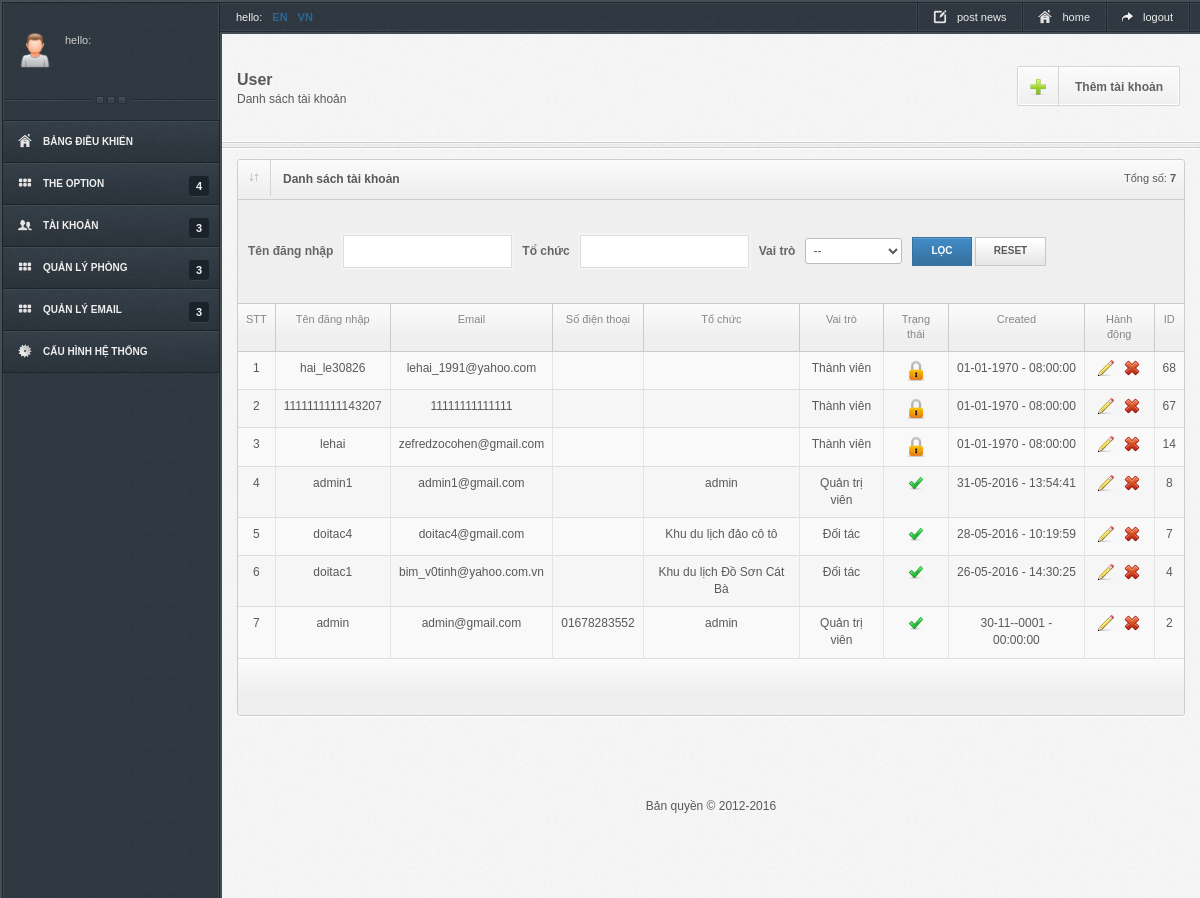
Screenshot of /index.php/site/user with the database file from the repository.
### tables this page shows
CREATE TABLE `tbl_user` (
  `user_id` int(11) NOT NULL,
  `last_name` varchar(255) DEFAULT NULL,
  `first_name` varchar(255) DEFAULT NULL,
  `user_name` varchar(255) NOT NULL,
  `email` varchar(255) DEFAULT NULL,
  `password` varchar(255) NOT NULL,
  `password_old` varchar(255) DEFAULT NULL,
  `ozganzation` varchar(255) DEFAULT NULL COMMENT 'tochuc-cty',
  `phone` varchar(255) DEFAULT NULL,
  `gender` tinyint(2) DEFAULT NULL,
  `birthday` date DEFAULT NULL,
  `avarta` varchar(255) DEFAULT NULL,
  `provincial_id` int(11) DEFAULT NULL,
  `address` varchar(255) DEFAULT NULL,
  `workplace` varchar(255) DEFAULT NULL,
  `description` text,
  `country` varchar(255) DEFAULT NULL,
  `created` datetime DEFAULT NULL,
  `updated` datetime DEFAULT NULL,
  `status` tinyint(1) DEFAULT '0' COMMENT '0:block,1:active',
  `role_id` tinyint(1) DEFAULT NULL
);

CREATE TABLE `tbl_role` (
  `role_id` int(11) NOT NULL,
  `role_name` varchar(255) NOT NULL,
  `description` text,
  `status` tinyint(1) DEFAULT NULL,
  `created` datetime DEFAULT NULL,
  `updated` datetime DEFAULT NULL
);

### application/controllers/site/User.php (called while the page is built, shortened)
<?php
class User extends MY_Controller
{
    public function __construct()
    {
        $this->load->model('user_model');
    }
    public function index()
    {
        $this->load->model("role_model");
        $input = array();
        $input['order'] = array('role_id','ASC');
        $list_role = $this->role_model->get_list($input);
        $data['list_role'] = $list_role;
        $this->load->library('pagination');
        $total = $this->user_model->get_total();
        $config = array();
        $config["total_rows"] = $total;
        $config['base_url'] = base_url('admin/user/index');
        $config['per_page'] = 15;
        $config['uri_segment'] = 4;
        $config['next_link'] = 'Trang kế tiếp';
        $config['prev_link'] = 'Trang trước';
        $config['use_page_numbers'] = TRUE;
        $this->pagination->initialize($config);
        if($this->uri->segment('4') && $this->uri->segment('4') > 1){
            $segment = $this->uri->segment('4');
        }else{
            $segment = 1;
        }
        $segment = (int)$segment;
        $start = ($segment - 1)*$config['per_page'];
        $pagination_link = $this->pagination->create_links();
        $data['pagination_link'] = $pagination_link;
        $message = $this->session->flashdata();
        $data['message'] = $message;
        $input = array();
        $input['limit'] = array($config['per_page'], $start);
        $input['order'] = array('user_id','DESC');
        $list = $this->user_model->getList($input);
        $data['total'] = $total;
        $data['list'] = $list;
        $data['title'] = 'Danh sách tài khoản';
        $data['temp'] = 'admin/user/index';
        $this->load->view('admin/layout', isset($data) ? ($data) : null);
    }
}

### index.php (called while the page is built, shortened)
<?php
require_once BASEPATH.'core/CodeIgniter.php';

### application/helpers/mystring_helper.php (called while the page is built, shortened)
<?php
	if(!function_exists('admin_url')){
		function admin_url($str = ''){
			return base_url('admin/'.$str);
		}
	}
?>

### application/core/MY_Model.php (called while the page is built, shortened)
<?php
class MY_Model extends CI_Model {
    var $table = '';
    var $key = '';
    var $order = '';
    function get_total($input = array())
    {
        $query = $this->db->get($this->table);
        return $query->num_rows();
    }
    protected function get_list_set_input($input = array())
    {
        if (isset($input['order'][0]) && isset($input['order'][1]))
        {
            $this->db->order_by($input['order'][0], $input['order'][1]);
        }
        else
        {
            $order = ($this->order == '') ? array($this->table.'.'.$this->key, 'desc') : $this->order;
            $this->db->order_by($order[0], $order[1],'none');
        }
        if (isset($input['limit'][0]) && isset($input['limit'][1]))
        {
            $this->db->limit($input['limit'][0], $input['limit'][1]);
        }
    }
}
?>

### application/models/User_model.php (called while the page is built, shortened)
<?php
class User_model extends MY_Model
{
    var $table = 'user';
    function getList($input = array()){
		$this->db->select($this->table.'.*,role_name');
		$this->db->from($this->table);
		$this->db->join('role',$this->table.'.role_id = role.role_id');
		$query = $this->db->get();
		return $query->result();
    }
}

### application/views/admin/user/index.php (the view, shortened to what this page needs)
<div class="titleArea clearfix">
    <div class="wrapper clearfix col-md-12">
        <div class="pageTitle">
            <h5>User</h5>
            <span><?php echo isset($title)?$title:''; ?></span>
        </div>
        <div class="horControlB menu_action">
            <ul>
                <li>
                    <a href="<?php echo admin_url('user/create');?>">
                        <img src="<?php echo base_url();?>public/admin/images/icons/control/16/add.png"/>
                        <span>Thêm tài khoản</span>
                    </a>
                </li>
            </ul>
        </div>
    </div>
</div>
<div class="line"></div>
<div class="wrapper col-md-12  clearfix content">
    <div class="widget">
        <div class="title">
            <span class="titleIcon"><img src="<?php echo base_url();?>public/admin/images/icons/tableArrows.png"/></span>
            <h6><?php echo isset($title)?$title:'';?></h6>
            <div class="num f12">Tổng số: <b><?php echo isset($total)?$total:0;?></b></div>
        </div>
        <div class="table-responsive">
            <table class="table sTable mTable myTable" id="checkAll">
                <thead class="filter">
                <tr>
                    <td colspan="17">
                        <form class="form-inline form_filter form" method="get">
                            <table class="table-filter" cellpadding="0" cellspacing="0">
                                <tbody>
                                <tr>
                                    <td class="label-tit">
                                        <label for="user_name">Tên đăng nhập</label>
                                    </td>
                                    <td class="item">
                                        <input name="user_name" value="<?php echo $this->input->get('user_name');?>" type="text"/>
                                    </td>
                                    <td class="label-tit">
                                        <label for="ozganzation">Tổ chức</label>
                                    </td>
                                    <td class="item">
                                        <input name="ozganzation" value="<?php echo $this->input->get('ozganzation');?>" id="ozganzation" type="text"/>
                                    </td>
                                    <td class="label-tit">
                                        <label for="role">Vai trò</label>
                                    </td>
                                    <td class="item">
                                        <select name="role">
                                            <option value="">--</option>
                                        </select>
                                    </td>
                                    <td colspan='2'>
                                        <input type="submit" class="button blueB" value="Lọc"/>
                                        <input type="reset" class="basic" value="Reset"
                                               onclick="window.location.href = '<?php echo admin_url('user/index');?>'; ">
                                    </td>
                                </tr>
                                </tbody>
                            </table>
                        </form>
                    </td>
                </tr>
                </thead>
                <thead>
                    <tr>
                        <td>STT</td>
                        <td>Tên đăng nhập</td>
                        <td>Email</td>
                        <td>Số điện thoại</td>
                        <td>Tổ chức</td>
                        <td>Vai trò</td>
                        <td>Trạng thái</td>
                        <td>Created</td>
                        <td>Hành động</td>
                        <td>ID</td>
                    </tr>
                </thead>
                <tfoot class="auto_check_pages">
                    <tr>
                        <td colspan="17">
                            <div class='pagination'>
                            </div>
                        </td>
                    </tr>
                </tfoot>
                <tbody class="list_item">
                    <?php
                        if(isset($list) && is_array($list)){
                            $i = 0;
                            foreach ($list as $row) {
                                $i++;
                    ?>
                    <tr class='row_20 <?php echo $class;?>'>
                        <td class="textC"><?php echo $i;?></td>
                        <td class="textC" >
                            <a href="#" title="<?php echo $row->last_name.' '.$row->first_name;?>">
                                <?php echo $row->user_name;?>
                            </a>
                        </td>
                        <td class="textC"><?php echo $row->email;?></td>
                        <td class="textC"><?php echo $row->phone; ?></td>
                        <td class="textC"><?php echo $row->ozganzation; ?></td>
                        <td class="textC"><?php echo $row->role_name?></td>
                        <td class="textC" id="status">
                            <?php
                            if($row->status == 1){
                            ?>
                                <a href="javascript:void(0)" onclick="status(<?php echo $row->user_id;?>)" class="lightbox" title="block">
                                    <img src="<?php echo base_url();?>public/admin/images/icons/color/tick.png" />
                                </a>
                            <?php
                            }else{
                            ?>
                                <a href="javascript:void(0)" onclick="status(<?php echo $row->user_id;?>)" class="lightbox" title="active">
                                    <img src="<?php echo base_url();?>public/admin/images/icons/color/block.png" />
                                </a>
                            <?php
                            }
                            ?>
                        </td>
                        <td class="textC"><?php echo date('d-m-Y - H:i:s',strtotime($row->created));?></td>
                        <td class="textC">
                            <a href="<?php echo admin_url('user/edit/'.$row->user_id);?>" class="lightbox" title="edit">
                                <img src="<?php echo base_url();?>public/admin/images/icons/color/pencil.png" />
                            </a>
                            <a href="javascript:void(0)" class="lightbox" title="delete" onclick="del(<?php echo $row->user_id;?>)">
                                <img src="<?php echo base_url();?>public/admin/images/icons/color/uninstall.png" />
                            </a>
                        </td>
                        <td class="textC"><?php echo $row->user_id; ?></td>
                    </tr>
                    <?php
                            }
                        }
                    ?>
                </tbody>
            </table>
        </div>
    </div>
</div>

### public/admin/css/css.css (style rules this page uses)
.form label { cursor: pointer; }
select { color: #595959; background: #fff; border: 1px solid #ccc; outline: none; padding: 4px 3px; border: 1px solid #bbb; border-radius: 3px; box-shadow: none; box-sizing: content-box; -webkit-box-sizing: content-box; -moz-box-sizing: content-box; }
.form input[type="text"], .form input[type="password"], .form textarea { font-size: 12px; }
.menu_action { padding: 0px; margin: 30px 0px; float: right; }
.horControlB.menu_action ul li { margin: 0 5px; }
table.myTable a { color: #595959; }
table.myTable thead.filter td { background: none repeat scroll 0 0 #EFEFEF; color: #666666; font-size: 12px; padding: 5px; text-align: left; }
table.myTable thead.filter td table tr { background: none repeat scroll 0 0 rgba(0, 0, 0, 0); border: 0 none; }
table.myTable thead.filter td table tr td { background: none repeat scroll 0 0 rgba(0, 0, 0, 0); border: 0 none; padding: 5px; }
.pagination { display: block; padding: 5px 10px; float:right; }
.form_filter { padding: 25px 0px; }

### public/admin/css/index.css (style rules this page uses)
.titleArea .pageTitle h5 { font-weight: 600; }
.widget .title { height:40px; }
.myTable { margin-bottom: 0px; }

### rows the page displays
tbl_user: user_name "hai_le30826", email "lehai_1991@yahoo.com", role.role_name "Thành viên", status 0 (drawn), created "01-01-1970 - 08:00:00", user_id "68"
tbl_user: user_name "1111111111143207", email "11111111111111", role.role_name "Thành viên", status 0 (drawn), created "01-01-1970 - 08:00:00", user_id "67"
tbl_user: user_name "lehai", email "zefredzocohen@gmail.com", role.role_name "Thành viên", status 0 (drawn), created "01-01-1970 - 08:00:00", user_id "14"
tbl_user: user_name "admin1", email "admin1@gmail.com", ozganzation "admin", role.role_name "Quản trị viên", status 1 (drawn), created "31-05-2016 - 13:54:41", user_id "8"
tbl_user: user_name "doitac4", email "doitac4@gmail.com", ozganzation "Khu du lịch đảo cô tô", role.role_name "Đối tác", status 1 (drawn), created "28-05-2016 - 10:19:59", user_id "7"
tbl_user: user_name "doitac1", email "bim_v0tinh@yahoo.com.vn", ozganzation "Khu du lịch Đồ Sơn Cát Bà", role.role_name "Đối tác", status 1 (drawn), created "26-05-2016 - 14:30:25", user_id "4"
tbl_user: user_name "admin", email "admin@gmail.com", phone "01678283552", ozganzation "admin", role.role_name "Quản trị viên", status 1 (drawn), created "30-11--0001 - 00:00:00", user_id "2"

### other values shown
lang('hello') "hello"
lang('side_bar_dashboard') "BẢNG ĐIỀU KHIỂN"
lang('side_bar_the_option') "THE OPTION"
lang('side_bar_account') "TÀI KHOẢN"
lang('side_bar_manage_room') "QUẢN LÝ PHÒNG"
lang('side_bar_manage_email') "QUẢN LÝ EMAIL"
lang('side_bar_config_system') "CẤU HÌNH HỆ THỐNG"
lang('post news') "post news"
lang('home') "home"
lang('logout') "logout"
$title "Danh sách tài khoản"
$total "7"
